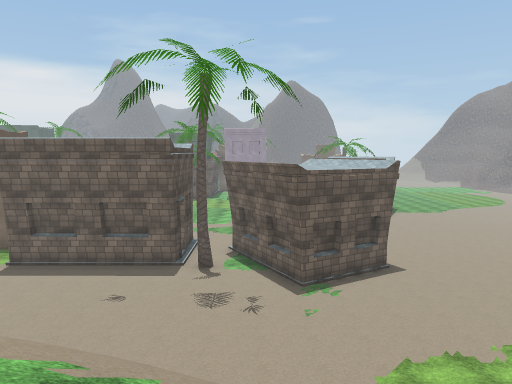
View 1 (above)

24 first-person views from a walk through a 3-D level made in the Unity game engine. The camera is 1.4 m above the floor, tilts 6° down and sees 70° across. The floor is counted in squares, 2 m on a side. Each view is taken from the middle of a square. On the plan, view 1 faces up. The plan holds only what a view shows up to about 11 squares ahead; the rest is blank. The place goes on beyond the plan. Door leaves are left out, so doorways stand open. Some surface patterns are stand-ins.

View 2
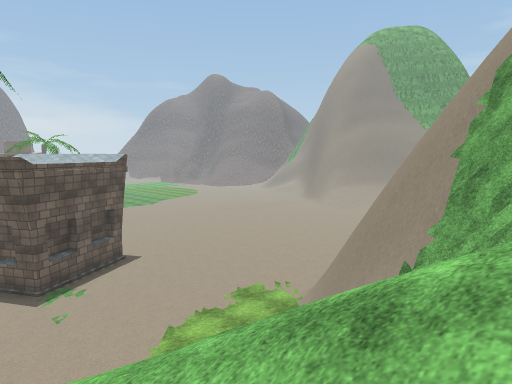

View 3
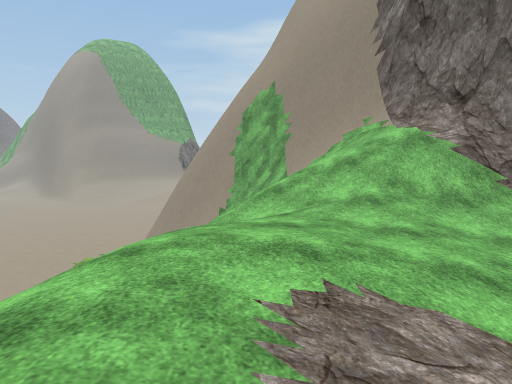

View 4
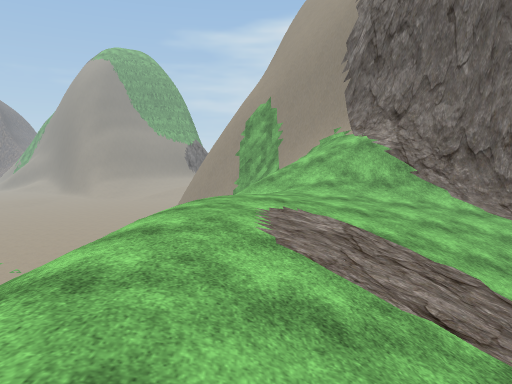

View 5
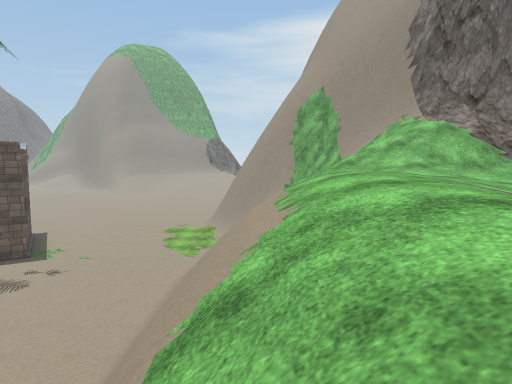

View 6
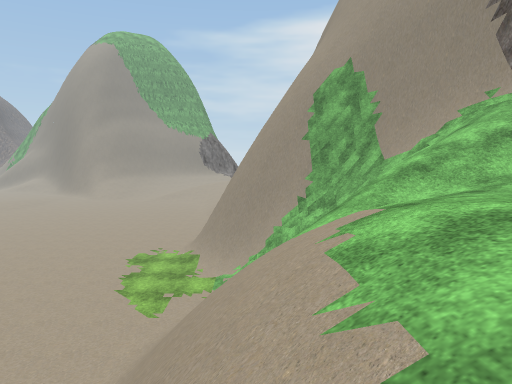

View 7
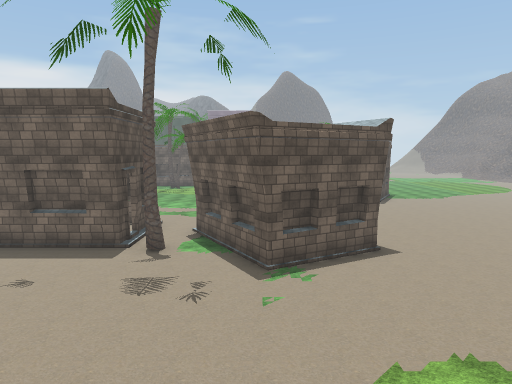

View 8
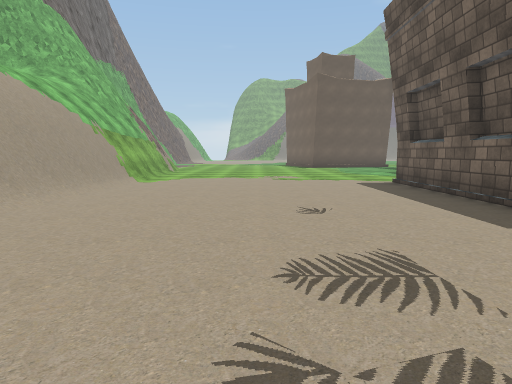

View 9
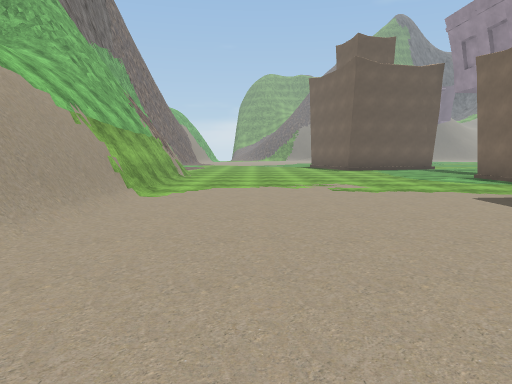

View 10
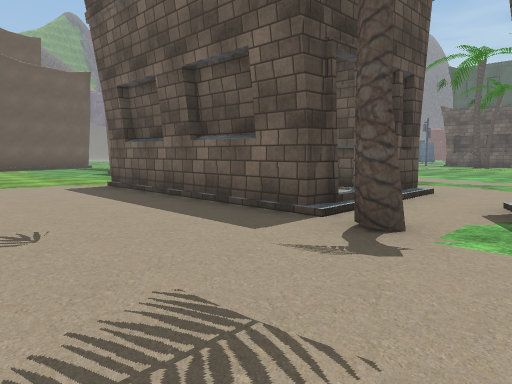

View 11
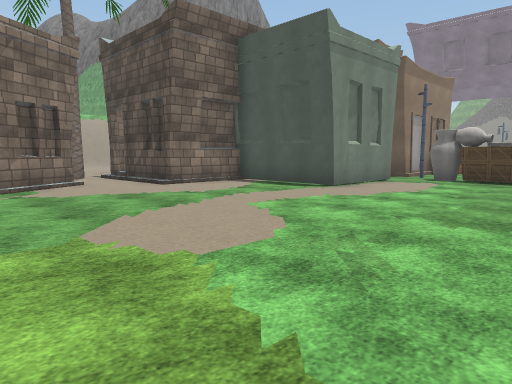

View 12
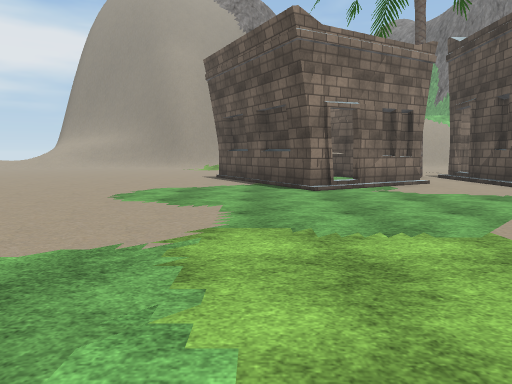

View 13
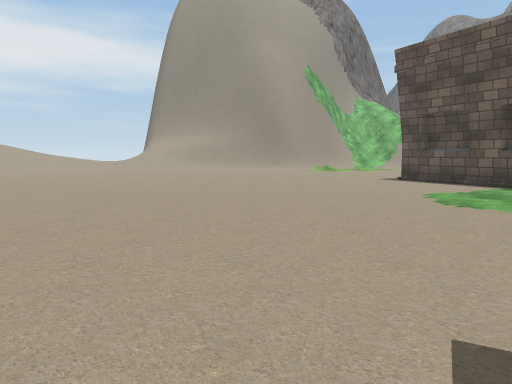

View 14
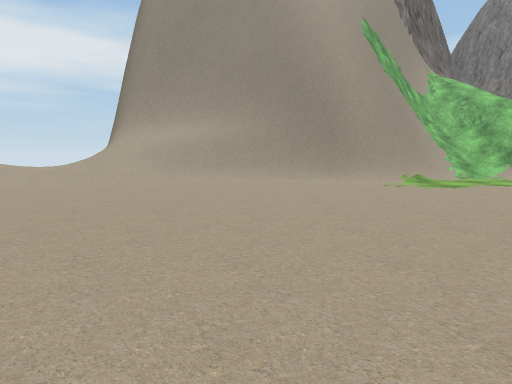

View 15
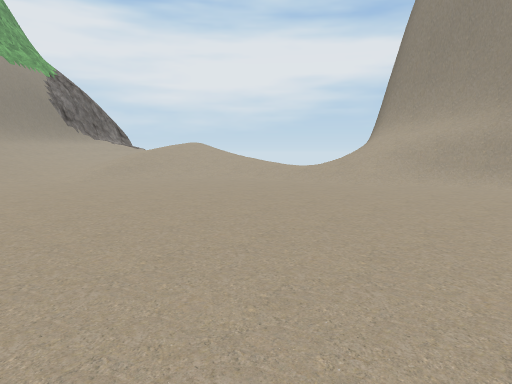

View 16
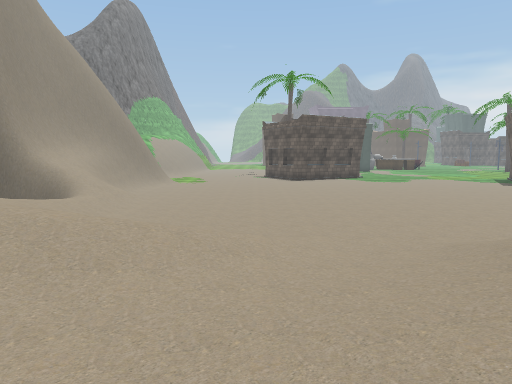

View 17
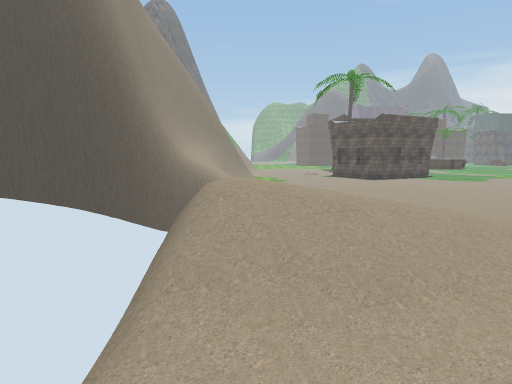

View 18
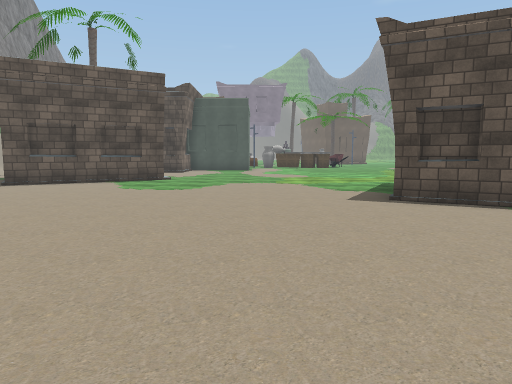

View 19
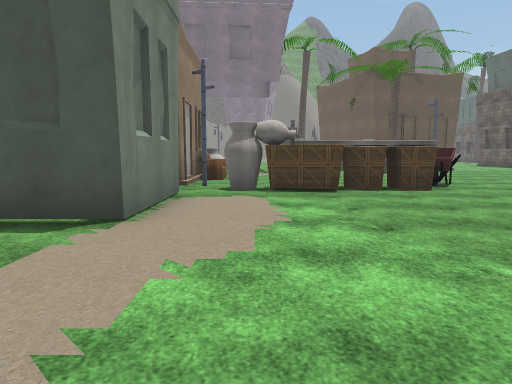

View 20
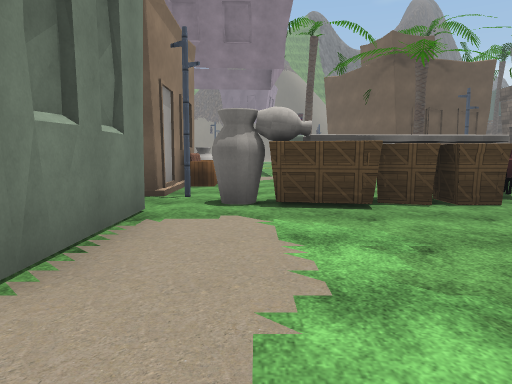

View 21
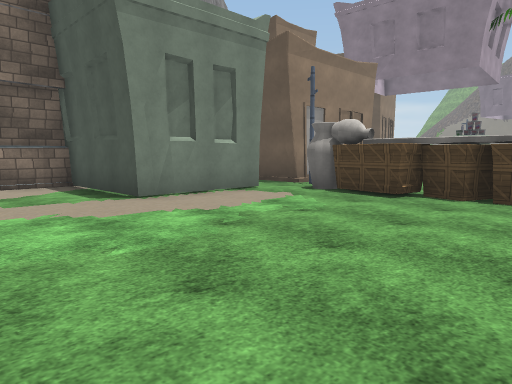

View 22
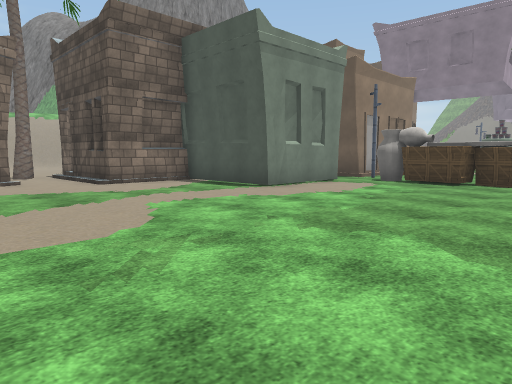

View 23
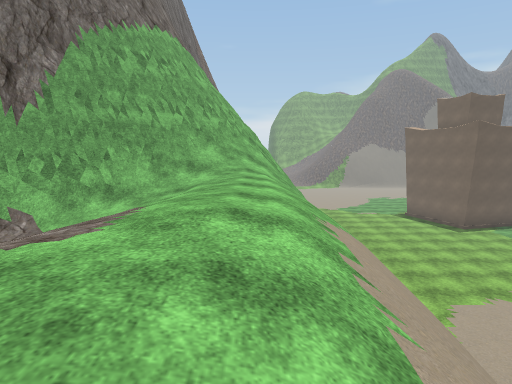

View 24
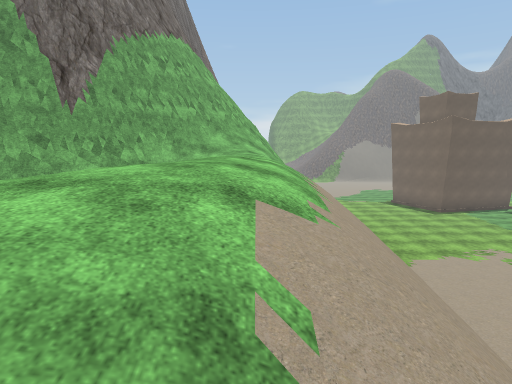

### Floor plan
Key: @ floor where view 1 was taken; # wall or solid block; . main floor; : floor 0.75 m higher than the main floor; + floor 1 m higher than the main floor; * floor 5 m higher than the main floor; % floor 5.25 m higher than the main floor; / step, stairs or slope; D open door; = window, fence, low wall or low ledge; v drop or lower ground; A vase; S streetlight; C chair; O other object.
Columns run from 13 left of view 1 to 23 right of it. Each row starts with its distance up from view 1.
 23     O..........
 22     OO...........   ##.
 21     O#............. #...
 20 O   .A....................
 19 .....A.....................
 18 OCC.S...................../.
 17 O####.  #................./
 16     #   #..................
 15         #.....D#.............
 14         ###..###..............
 13 ....     ##..# ##..............
 12 .....#####D..## #..............//
 11 ..........#...####..............///
 10 ..............##.............../////
  9 ...............................//////
  8 ..............................//////
  7 ............................../////
  6 ............................/// ///:
  5 ....#####/////....////..///////////+/
  4 #############=//./######=//v     vvv
  3 ###//////////////##   #####v
  2 #=////%//////// /#       ###
  1 ###///////*////=##
  0  ###/////////@//##
 -1   ###//////////##
 -2    ###/ ///////##
 -3     ###  ////###

Where each view was taken, in squares from view 1:
view 1: 0 up, 0 right, facing up
view 2: 0 up, 1 left, facing up-right
view 3: 1 up, 6 left, facing right
view 4: 1 up, 9 left, facing right
view 5: 3 up, 9 left, facing right
view 6: 3 up, 5 left, facing right
view 7: 2 up, 1 right, facing up
view 8: 8 up, 1 right, facing left
view 9: 7 up, 2 left, facing left
view 10: 8 up, 0 right, facing up-left
view 11: 22 up, 2 right, facing down-left
view 12: 22 up, 3 right, facing down
view 13: 21 up, 8 right, facing down
view 14: 14 up, 9 right, facing down
view 15: 13 up, 8 right, facing down-right
view 16: 9 up, 23 right, facing left
view 17: 5 up, 23 right, facing left
view 18: 18 up, 14 right, facing left
view 19: 19 up, 1 left, facing left
view 20: 19 up, 3 left, facing left
view 21: 23 up, 2 left, facing down-left
view 22: 23 up, 1 right, facing down-left
view 23: 2 up, 2 left, facing left
view 24: 2 up, 0 right, facing left
